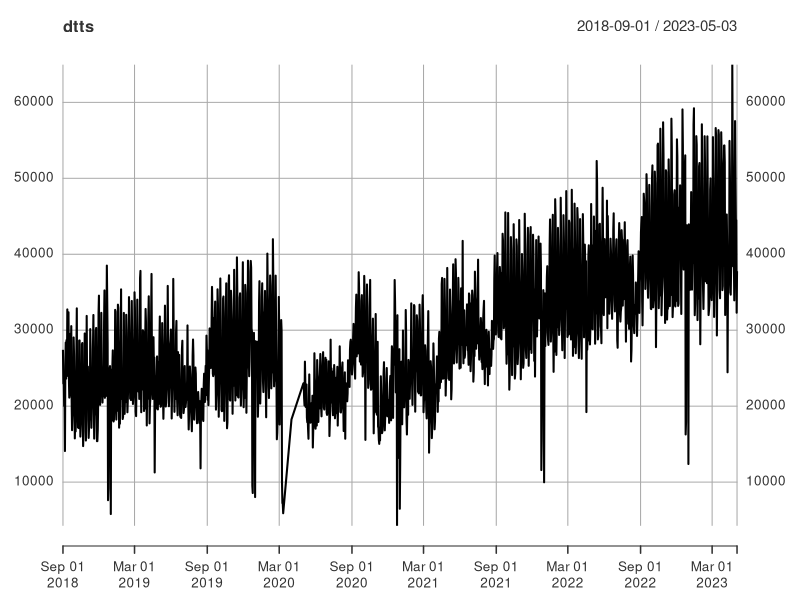
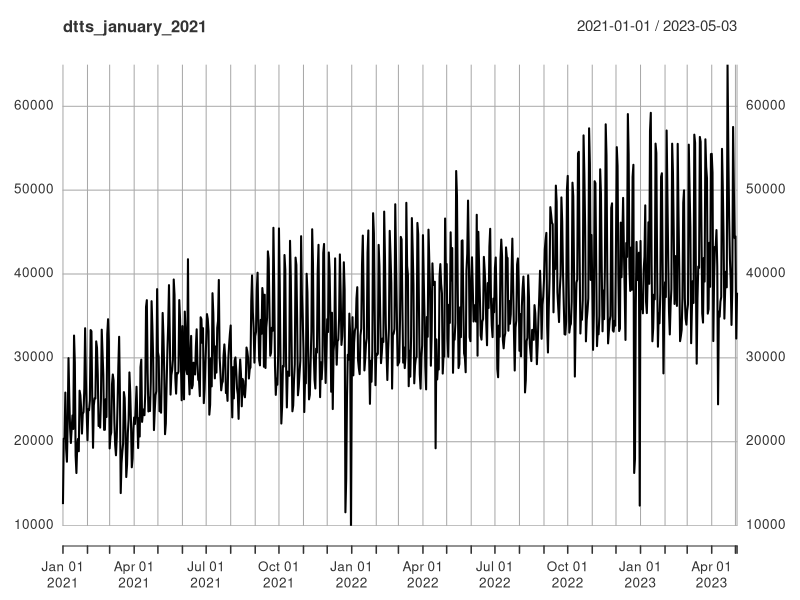
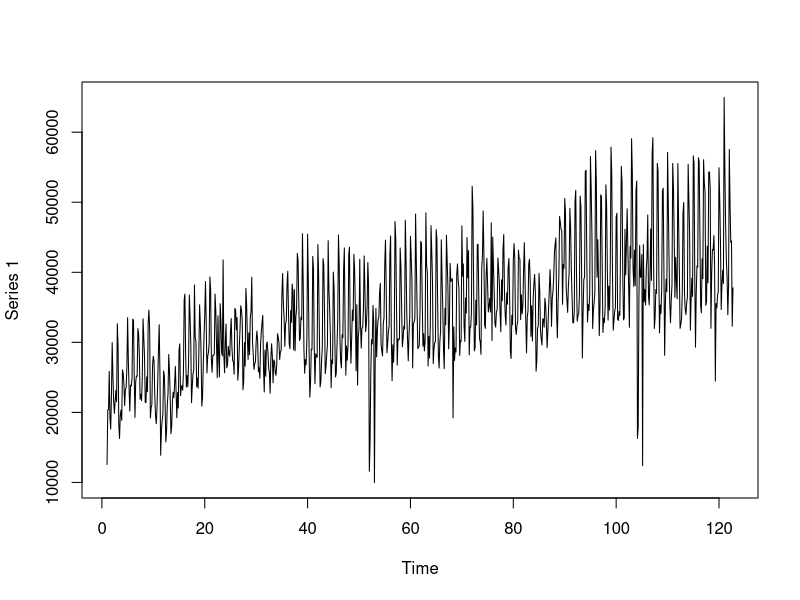
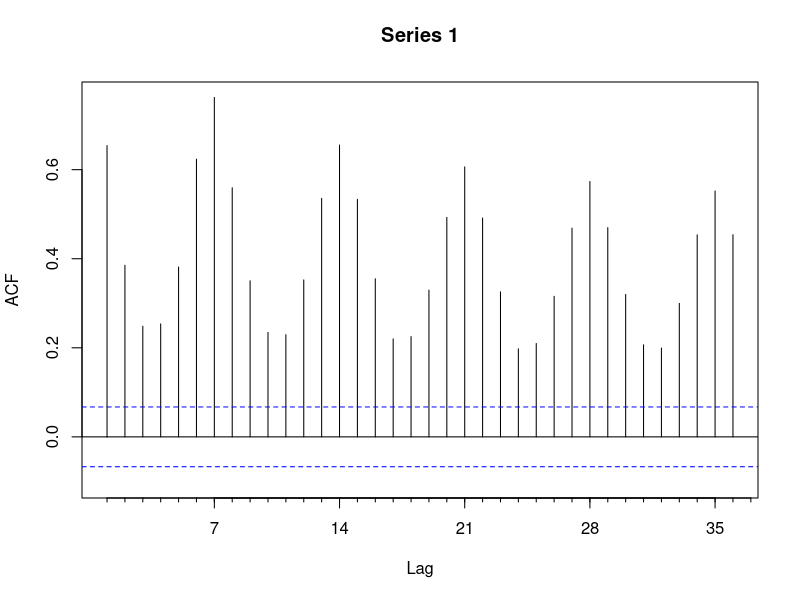
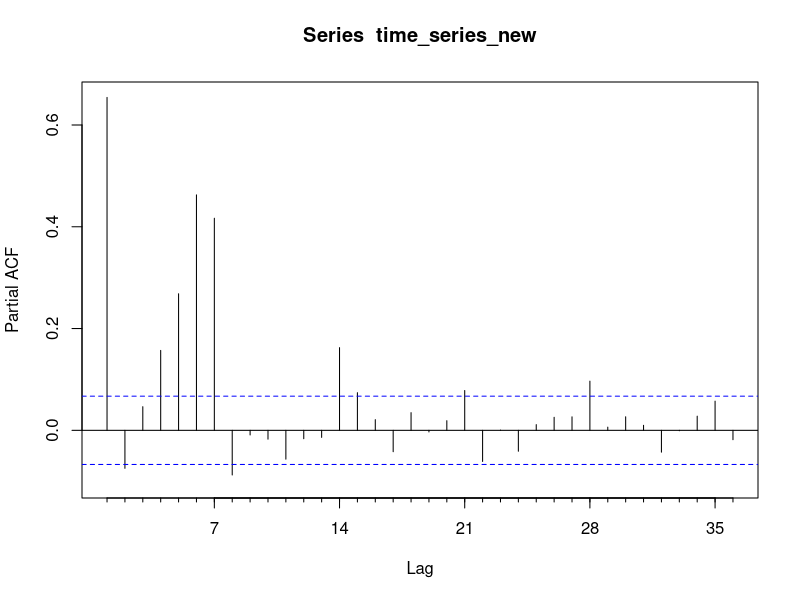
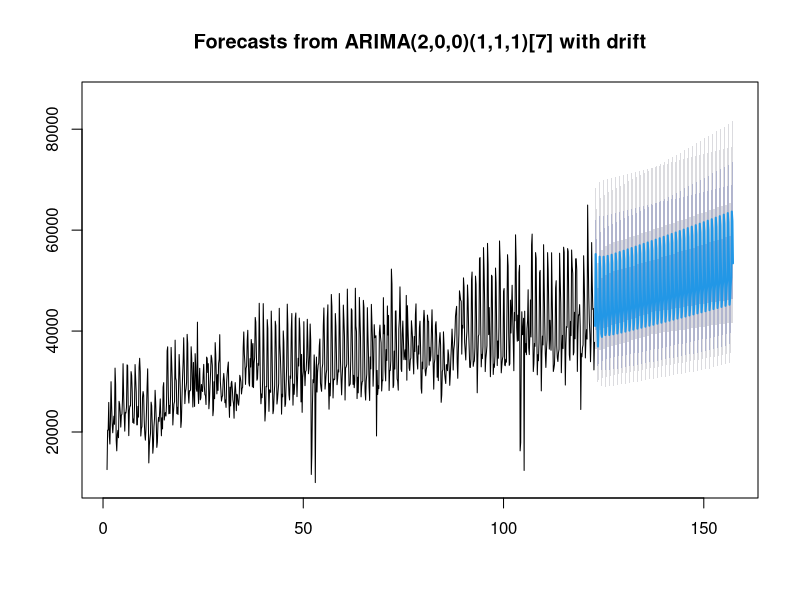
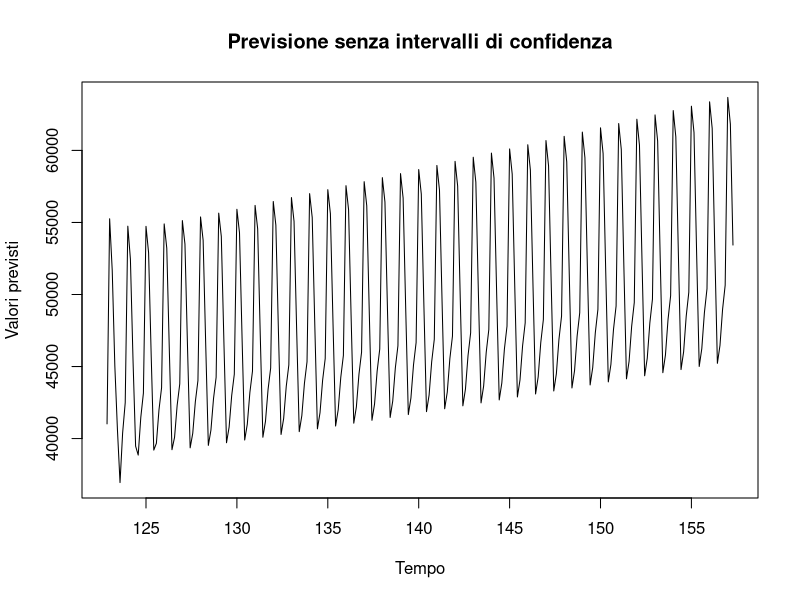
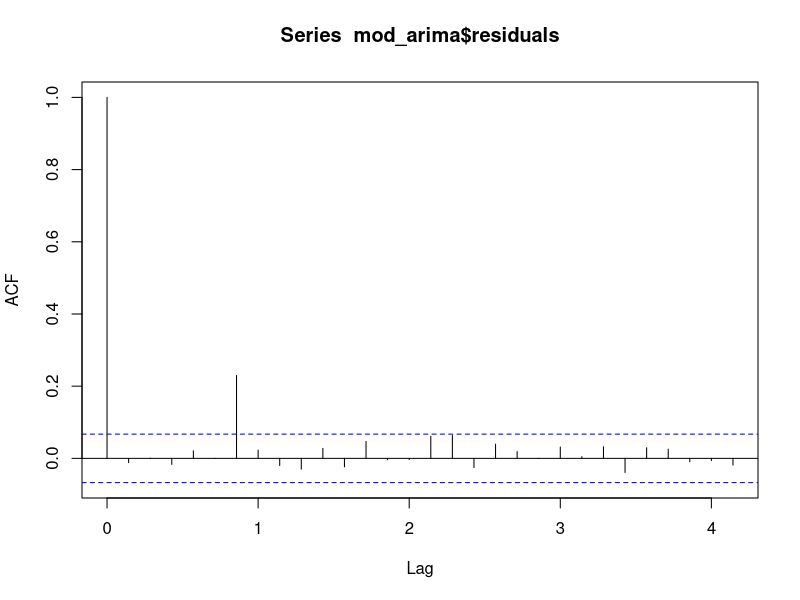

Write R code to recreate these figures, in order.
## ---- chunk 1
#Importo le librerie necessarie
library(xts)
library(forecast)
library(lubridate)
## ---- chunk 2
# Carica i dati dal file CSV
dt <- read.csv("R6.csv")

# Converti la colonna "Date" nel formato "YYYY-MM-DD"
dt$Date <- as.Date(dt$data, format = "%Y-%m-%d")

# Crea la serie storica con le date nel formato "YYYY-MM-DD" e i valori da LT_R6
dtts <- xts(
  dt$LT_R6, # Selezioniamo la colonna LT_R6 come dati sull'asse delle y
  dt$Date # Utilizziamo la colonna "Date" formattata come oggetti di data sull'asse delle x
)



# Plotta la serie storica
plot(dtts)

## ---- chunk 3
# Filtra la serie storica per il 2018
dtts_2018 <- dtts["2018-01-01/2018-12-31"]

# Filtra la serie storica per il 2019
dtts_2019 <- dtts["2019-01-01/2019-12-31"]

# Filtra la serie storica per il 2021
dtts_2021 <- dtts["2021-01-01/2021-12-31"]

# Filtra la serie storica per il 2022
dtts_2022 <- dtts["2022-01-01/2022-12-31"]

# Filtra la serie storica per il 2022
dtts_2023 <- dtts["2023-01-01/2023-12-31"]

# Calcola la media mensile per il 2018
monthly_mean_2018 <- apply.monthly(dtts_2018, FUN = mean)

# Calcola la media mensile per il 2019
monthly_mean_2019 <- apply.monthly(dtts_2019, FUN = mean)

# Calcola la media mensile per il 2019
monthly_mean_2021 <- apply.monthly(dtts_2021, FUN = mean)

# Calcola la media mensile per il 2019
monthly_mean_2022 <- apply.monthly(dtts_2022, FUN = mean)

# Calcola la media mensile per il 2019
monthly_mean_2023 <- apply.monthly(dtts_2023, FUN = mean)

# Estrai i mesi dai dati
months_2018 <- as.numeric(format(index(monthly_mean_2018), "%m"))
months_2019 <- as.numeric(format(index(monthly_mean_2019), "%m"))

# Trova gli indici dei mesi comuni tra il 2018 e il 2019
common_month_indices <- which(months_2018 %in% months_2019)

# Crea un vettore con il mese di riferimento e la media corrispondente per i mesi comuni
result_vector <- data.frame(
  "Mese" = months_2018[common_month_indices],
  "Media_2018" = as.vector(monthly_mean_2018[common_month_indices]),
  "Media_2019" = as.vector(monthly_mean_2019[common_month_indices])
)

# Calcola la differenza percentuale tra le medie del 2018 e del 2019 per lo stesso mese
result_vector$Differenza_Percentuale <- 
  ((result_vector$Media_2018 - result_vector$Media_2019) / result_vector$Media_2018)

# Calcola il valore massimo (in valore assoluto) delle differenze percentuali
max_diff_percent <- max(abs(result_vector$Differenza_Percentuale))

# Aggiungi colonne Tolleranza_Min e Tolleranza_Max
result_vector$Tolleranza <- max_diff_percent

print(result_vector)

## ---- chunk 4
#stabilisco la tolleranza sulla base di quello che ho scritto sopra
tolleranza <- result_vector$Media_2019 * result_vector$Tolleranza 

# Aggiungi i valori di tolleranza al dataset
result_vector$Tolleranza_Min_2019 <- abs(result_vector$Media_2019 - tolleranza)
result_vector$Tolleranza_Max_2019 <- result_vector$Media_2019 + tolleranza

print(result_vector)
## ---- chunk 5
# Estrai i mesi del 2019 che non erano presenti nel 2018
missing_months_2019 <- months_2019[!months_2019 %in% months_2018]

# Crea un nuovo dataframe dei dati con i mesi mancanti e le medie del 2019
missing_months_data <- data.frame(
  "Mese" = missing_months_2019,
  "Media_2018" = NA,  # Assegna NA ai mesi mancanti nel 2018
  "Media_2019" = monthly_mean_2019[!months_2019 %in% months_2018]
)

#stabilisco la tolleranza sulla base di quello che ho scritto sopra
tolleranza <- missing_months_data$Media_2019 * result_vector$Tolleranza

# Aggiungi i valori di tolleranza al dataset
missing_months_data$Tolleranza_Min_2019 <- abs(missing_months_data$Media_2019 - tolleranza)
missing_months_data$Tolleranza_Max_2019 <- missing_months_data$Media_2019 + tolleranza

print(missing_months_data)
## ---- chunk 6
# Estrai la colonna "Media_2019" da result_vector
result_vector_2019 <- result_vector[, c("Mese", "Media_2019", "Tolleranza_Min_2019", "Tolleranza_Max_2019")]

# Estrai le colonne "Media_2018" e "Media_2019" da missing_months_data
missing_data_2019 <- missing_months_data[, c("Mese", "Media_2019", "Tolleranza_Min_2019", "Tolleranza_Max_2019")]


# Concatena i due dataset
combined_data <- rbind(missing_data_2019, result_vector_2019)

# Aggiungi una colonna di numeri da 1 a 12 come indici
combined_data$Mese = 1:12


# Rimuovi l'indice implicito
rownames(combined_data) <- NULL

# Visualizza il dataset senza l'indice implicito
print(combined_data)
## ---- chunk 7
# Estrai il mese dalla data e crea un nuovo dataframe
monthly_mean_2021_new <- data.frame(
  "Mese" = as.integer(format(index(monthly_mean_2021), "%m")),
  "Media_2021" = coredata(monthly_mean_2021)
)
monthly_mean_2022_new <- data.frame(
  "Mese" = as.integer(format(index(monthly_mean_2022), "%m")),
  "Media_2022" = coredata(monthly_mean_2022)
)
monthly_mean_2023_new <- data.frame(
  "Mese" = as.integer(format(index(monthly_mean_2023), "%m")),
  "Media_2023" = coredata(monthly_mean_2023)
)

# Visualizza i nuovi dataframes
print(monthly_mean_2021_new)
print(monthly_mean_2022_new)
print(monthly_mean_2023_new)
## ---- chunk 8
# Verifica le lunghezze dei dataframe mensili
length_2021 <- nrow(monthly_mean_2021_new)
length_2022 <- nrow(monthly_mean_2022_new)

# Trova la lunghezza minima tra i dataframe
min_length <- min(length_2021, length_2022)

# Seleziona solo le prime 'min_length' righe da entrambi i dataframe
monthly_mean_2021_new <- monthly_mean_2021_new[1:min_length, ]
monthly_mean_2022_new <- monthly_mean_2022_new[1:min_length, ]
monthly_mean_2023_new <- monthly_mean_2023_new[1:5, ]
# Creazione di un nuovo dataframe per i confronti
confronti <- data.frame(  
  "Mese" = rep(1:12, times = 1),  # Mesi da 1 a 12 per due anni
  "Media_2021" = monthly_mean_2021_new$Media,
  "Media_2022" = monthly_mean_2022_new$Media,
  "Tolleranza_Min" = combined_data$Tolleranza_Min[1:min_length],
  "Tolleranza_Max" = combined_data$Tolleranza_Max[1:min_length]
)

confronti1 <- data.frame(
  "Anno" = rep(c(2023), each = 5),  # Ripeti l'anno per ogni mese
  "Mese" = rep(1:5, times = 1),  # Mesi da 1 a 12 per due anni
  "Media_2023" = monthly_mean_2023_new$Media,
  "Tolleranza_Min" = combined_data$Tolleranza_Min[1:5],
  "Tolleranza_Max" = combined_data$Tolleranza_Max[1:5]
)
# Aggiungi una colonna di confronto per ciascun anno
confronti$Confronto_2021 <- confronti$Media_2021 >= confronti$Tolleranza_Min & confronti$Media_2021 <= confronti$Tolleranza_Max
confronti$Confronto_2022 <- confronti$Media_2022 >= confronti$Tolleranza_Min & confronti$Media_2022 <= confronti$Tolleranza_Max

confronti1$Confronto_2023 <- confronti1$Media_2023 >= confronti1$Tolleranza_Min & confronti1$Media_2023 <= confronti1$Tolleranza_Max

# Visualizza il dataframe di confronto
print(confronti)
print(confronti1)
## ---- chunk 9
# Filtra la serie storica a partire da giugno 2021
dtts_january_2021 <- dtts["2021-01-01/"]
plot(dtts_january_2021)
## ---- chunk 10
time_series <- ts(dtts_january_2021, frequency=7)
plot(time_series)
## ---- chunk 11
time_series_new<-log(time_series)
time_series_new |> Acf(36)
time_series_new |> Pacf(36)
## ---- chunk 12
# let's try an AR(2)
library(forecast)
mod_arima <- Arima(time_series,
              c(2,0,0), # p, d, q 
              c(1,1,1), # P, D, Q D=1. because we have performed a seasonal difference
              include.constant =TRUE, #intercept
              lambda=0 #because log transformation
              )
mod_arima #with drift because constant and one seasonal difference
## ---- chunk 13
previsione <- forecast(mod_arima, h=242)
plot(previsione)
## ---- chunk 14
previsione <- forecast(mod_arima, h = 242)
plot(previsione$mean, type = "l", ylab = "Valori previsti", xlab = "Tempo", main = "Previsione senza intervalli di confidenza")
## ---- chunk 15
rmse2 <- sqrt(mean(mod_arima$residuals^2))
rmse2

mae2 <- mean(abs(mod_arima$residuals))
mae2

actual2 <- window(time_series, start = end(time_series) - length(mod_arima$residuals) + 1)

mape2 <- mean(abs((mod_arima$residuals / actual2) * 100), na.rm = TRUE)
mape2

shapiro_test2 <- shapiro.test(mod_arima$residuals)
shapiro_test2

acf_res2 <- acf(mod_arima$residuals)
pacf_res2 <- pacf(mod_arima$residuals)
## ---- chunk 16
# Parametri per la stagionalità
s <- 365.25
harm <- c(1)
freq <- outer(1:length(time_series_new), harm) * 2 * pi / s
co <- cos(freq)
si <- sin(freq)
colnames(co) <- paste0("cos", harm)
colnames(si) <- paste0("sin", harm)
X <- cbind(trend=1:length(time_series_new),co, si)

# Divisione in set di addestramento e test
train_size <- floor(length(time_series_new[1:730]))
train_y <- time_series_new[1:train_size]
train_X <- X[1:train_size, ]
test_y <- time_series_new[(train_size + 1):length(time_series_new)]
test_X <- X[(train_size + 1):length(time_series_new), ]

# Modello ARIMAX
mod_sin <- Arima(train_y,
              order = c(2, 0, 0),
              seasonal = list(order = c(1, 1, 1), period = 7),
              xreg = train_X,
              lambda = 0
)

# Riassunto del modello
summary(mod_sin)
## ---- chunk 17
# Esegui il forecast
forecast_result <- forecast(mod_sin, h = length(test_y), xreg = test_X)
length(test_y)
# Plot del risultato
plot(forecast_result)
## ---- chunk 18
# Esegui il forecast con visualizzazione dei valori reali
forecast_result <- forecast(mod_sin, h = length(test_y), xreg = test_X)

# Estrai le previsioni dal risultato del forecast
pred_values <- forecast_result$mean

# Plot del risultato con previsioni e valori reali
plot(pred_values, type = "l", col = "red", lty = 1, lwd = 2, ylim = range(c(pred_values, test_y)))
lines(length(train_y) + 1:length(test_y), test_y, col = "blue", type = "l", lty = 2, lwd = 2)
legend("topright", legend = c("Forecast", "Valori Reali"), col = c("red", "blue"), lty = 1:2, lwd = 2)

## ---- chunk 19
losses_mod_sin <- function(real, pred) {
  error <- real - pred
  ae <- abs(error)
  se <- error^2
  c(
    ME = mean(error),
    RMSE = sqrt(mean(se)),
    MAE = mean(ae),
    MPE = mean(error/real)*100,
    MAPE = mean(ae/real)*100
  )
}

losses_mod_sin(test_y, forecast_result$mean)

## ---- chunk 20
# Chiamata alla funzione losses e salvataggio dei risultati in un data frame
losses2_mod_sin <- data.frame(Arima2 = losses_mod_sin(test_y, forecast_result$mean))

# Visualizza il data frame
print(losses2_mod_sin)

## ---- chunk 21
plot(mod_sin$residuals)
# Ottenere gli indici dei residui con valore maggiore o uguale a 0.05 o minore o uguale a -0.05
indices_high_residues <- which(mod_sin$residuals >= 0.05 | mod_sin$residuals <= -0.05)
indices_high_residues
## ---- chunk 22
# Creazione di variabili dummy per i giorni specifici 
special_days <-indices_high_residues

# Creazione di variabili dummy
dummy_vars_train <- matrix(0, nrow = train_size, ncol = length(special_days))
dummy_vars_test <- matrix(0, nrow = length(test_y), ncol = length(special_days))

for (i in seq_along(special_days)) {
  day_index <- which(train_X[, "trend"] == special_days[i])
  dummy_vars_train[day_index, i] <- 1
  
  day_index_test <- which(test_X[, "trend"] == special_days[i])
  dummy_vars_test[day_index_test, i] <- 1
}

# Aggiunta delle variabili dummy al set di addestramento
train_X <- cbind(train_X, dummy_vars_train)

# Aggiunta delle variabili dummy al set di test
test_X <- cbind(test_X, dummy_vars_test)

mod_sin_dummy <- Arima(train_y,
                       order = c(2, 0, 0),
                       seasonal = list(order = c(1, 1, 1), period = 7),
                       xreg = train_X,
                       lambda = 0  # Puoi sperimentare con altri metodi
)

# Esegui il forecast
forecast_result <- forecast(mod_sin_dummy , h = length(test_y), xreg = test_X)
length(test_y)
# Plot del risultato
plot(forecast_result)
## ---- chunk 23
# Esegui il forecast con visualizzazione dei valori reali
forecast_result <- forecast(mod_sin_dummy, h = length(test_y), xreg = test_X)

# Estrai le previsioni dal risultato del forecast
pred_values <- forecast_result$mean

# Plot del risultato con previsioni e valori reali
plot(pred_values, type = "l", col = "red", lty = 1, lwd = 2, ylim = range(c(pred_values, test_y)))
lines(length(train_y) + 1:length(test_y), test_y, col = "blue", type = "l", lty = 2, lwd = 2)
legend("topright", legend = c("Forecast", "Valori Reali"), col = c("red", "blue"), lty = 1:2, lwd = 2)

## ---- chunk 24
plot(mod_sin_dummy$residuals) 
## ---- chunk 25
losses_mod_sin_dummy <- function(real, pred) {
  error <- real - pred
  ae <- abs(error)
  se <- error^2
  c(
    ME = mean(error),
    RMSE = sqrt(mean(se)),
    MAE = mean(ae),
    MPE = mean(error/real)*100,
    MAPE = mean(ae/real)*100
  )
}

losses_mod_sin_dummy(test_y, forecast_result$mean)

## ---- chunk 26
# Chiamata alla funzione losses e salvataggio dei risultati in un data frame
losses2_mod_sin_dummy <- data.frame(Arima2 = losses_mod_sin_dummy(test_y, forecast_result$mean))

# Visualizza il data frame
print(losses2_mod_sin_dummy)
## ---- chunk 27
# let's try an AR(3)
library(forecast)
mod_arima <- Arima(time_series,
              c(3,0,0), # p, d, q 
              c(1,1,1), # P, D, Q D=1. because we have performed a seasonal difference
              include.constant =TRUE, #intercept
              lambda=0 #because log transformation
              )
mod_arima #with drift because constant and one seasonal difference
## ---- chunk 28
previsione <- forecast(mod_arima, h=242)
plot(previsione)
## ---- chunk 29
previsione <- forecast(mod_arima, h = 242)
plot(previsione$mean, type = "l", ylab = "Valori previsti", xlab = "Tempo", main = "Previsione senza intervalli di confidenza")
## ---- chunk 30
rmse3 <- sqrt(mean(mod_arima$residuals^2))
rmse3

mae3 <- mean(abs(mod_arima$residuals))
mae3

actual3 <- window(time_series, start = end(time_series) - length(mod_arima$residuals) + 1)

mape3 <- mean(abs((mod_arima$residuals / actual3) * 100), na.rm = TRUE)
mape3

shapiro_test3 <- shapiro.test(mod_arima$residuals)
shapiro_test3

acf_res3 <- acf(mod_arima$residuals)
pacf_res3 <- pacf(mod_arima$residuals)
## ---- chunk 31
# Parametri per la stagionalità
s <- 365.25
harm <- c(1) # passo da 3 a 2 sinusoidi, altrimenti mi produce dei nans
freq <- outer(1:length(time_series_new), harm) * 2 * pi / s
co <- cos(freq)
si <- sin(freq)
colnames(co) <- paste0("cos", harm)
colnames(si) <- paste0("sin", harm)
X <- cbind(trend=1:length(time_series_new),co, si)

# Divisione in set di addestramento e test
train_size <- floor(length(time_series_new[1:730]))
train_y <- time_series_new[1:train_size]
train_X <- X[1:train_size, ]
test_y <- time_series_new[(train_size + 1):length(time_series_new)]
test_X <- X[(train_size + 1):length(time_series_new), ]

# Modello ARIMAX
mod_sin <- Arima(train_y,
              order = c(3, 0, 0),
              seasonal = list(order = c(1, 1, 1), period = 7),
              xreg = train_X,
              lambda = 0
)

# Riassunto del modello
summary(mod_sin)


## ---- chunk 32
# Esegui il forecast
forecast_result <- forecast(mod_sin, h = length(test_y), xreg = test_X)
length(test_y)
# Plot del risultato
plot(forecast_result)
## ---- chunk 33
# Esegui il forecast con visualizzazione dei valori reali
forecast_result <- forecast(mod_sin, h = length(test_y), xreg = test_X)

# Estrai le previsioni dal risultato del forecast
pred_values <- forecast_result$mean

# Plot del risultato con previsioni e valori reali
plot(pred_values, type = "l", col = "red", lty = 1, lwd = 2, ylim = range(c(pred_values, test_y)))
lines(length(train_y) + 1:length(test_y), test_y, col = "blue", type = "l", lty = 2, lwd = 2)
legend("topright", legend = c("Forecast", "Valori Reali"), col = c("red", "blue"), lty = 1:2, lwd = 2)

## ---- chunk 34
losses_mod_sin <- function(real, pred) {
  error <- real - pred
  ae <- abs(error)
  se <- error^2
  c(
    ME = mean(error),
    RMSE = sqrt(mean(se)),
    MAE = mean(ae),
    MPE = mean(error/real)*100,
    MAPE = mean(ae/real)*100
  )
}

losses_mod_sin(test_y, forecast_result$mean)

## ---- chunk 35
# Chiamata alla funzione losses e salvataggio dei risultati in un data frame
losses3_mod_sin<- data.frame(Arima3 = losses_mod_sin(test_y, forecast_result$mean))

# Visualizza il data frame
print(losses3_mod_sin)

## ---- chunk 36
plot(mod_sin$residuals)
# Ottenere gli indici dei residui con valore maggiore o uguale a 0.05 o minore o uguale a -0.05
indices_high_residues <- which(mod_sin$residuals >= 0.05 | mod_sin$residuals <= -0.05)
indices_high_residues
## ---- chunk 37
# Creazione di variabili dummy per i giorni specifici 
special_days <-indices_high_residues

# Creazione di variabili dummy
dummy_vars_train <- matrix(0, nrow = train_size, ncol = length(special_days))
dummy_vars_test <- matrix(0, nrow = length(test_y), ncol = length(special_days))

for (i in seq_along(special_days)) {
  day_index <- which(train_X[, "trend"] == special_days[i])
  dummy_vars_train[day_index, i] <- 1
  
  day_index_test <- which(test_X[, "trend"] == special_days[i])
  dummy_vars_test[day_index_test, i] <- 1
}

# Aggiunta delle variabili dummy al set di addestramento
train_X <- cbind(train_X, dummy_vars_train)

# Aggiunta delle variabili dummy al set di test
test_X <- cbind(test_X, dummy_vars_test)

mod_sin_dummy <- Arima(train_y,
                       order = c(3, 0, 0),
                       seasonal = list(order = c(1, 1, 1), period = 7),
                       xreg = train_X,
                       lambda = 0  # Puoi sperimentare con altri metodi
)

# Esegui il forecast
forecast_result <- forecast(mod_sin_dummy , h = length(test_y), xreg = test_X)
length(test_y)
# Plot del risultato
plot(forecast_result)
## ---- chunk 38
# Esegui il forecast con visualizzazione dei valori reali
forecast_result <- forecast(mod_sin_dummy, h = length(test_y), xreg = test_X)

# Estrai le previsioni dal risultato del forecast
pred_values <- forecast_result$mean

# Plot del risultato con previsioni e valori reali
plot(pred_values, type = "l", col = "red", lty = 1, lwd = 2, ylim = range(c(pred_values, test_y)))
lines(length(train_y) + 1:length(test_y), test_y, col = "blue", type = "l", lty = 2, lwd = 2)
legend("topright", legend = c("Forecast", "Valori Reali"), col = c("red", "blue"), lty = 1:2, lwd = 2)

## ---- chunk 39
plot(mod_sin_dummy$residuals) 
## ---- chunk 40
losses_mod_sin_dummy <- function(real, pred) {
  error <- real - pred
  ae <- abs(error)
  se <- error^2
  c(
    ME = mean(error),
    RMSE = sqrt(mean(se)),
    MAE = mean(ae),
    MPE = mean(error/real)*100,
    MAPE = mean(ae/real)*100
  )
}

losses_mod_sin_dummy(test_y, forecast_result$mean)

## ---- chunk 41
# Chiamata alla funzione losses e salvataggio dei risultati in un data frame
losses3_mod_sin_dummy <- data.frame(Arima3 = losses_mod_sin_dummy(test_y, forecast_result$mean))

# Visualizza il data frame
print(losses3_mod_sin_dummy)
## ---- chunk 42
# let's try an AR(4)
library(forecast)
mod_arima <- Arima(time_series,
              c(4,0,0), # p, d, q 
              c(1,1,1), # P, D, Q D=1. because we have performed a seasonal difference
              include.constant =TRUE, #intercept
              lambda=0 #because log transformation
              )
mod_arima #with drift because constant and one seasonal difference
## ---- chunk 43
previsione <- forecast(mod_arima, h=242)
plot(previsione)
## ---- chunk 44
previsione <- forecast(mod_arima, h = 242)
plot(previsione$mean, type = "l", ylab = "Valori previsti", xlab = "Tempo", main = "Previsione senza intervalli di confidenza")
## ---- chunk 45
rmse4 <- sqrt(mean(mod_arima$residuals^2))
rmse4

mae4 <- mean(abs(mod_arima$residuals))
mae4

actual4 <- window(time_series, start = end(time_series) - length(mod_arima$residuals) + 1)

mape4 <- mean(abs((mod_arima$residuals / actual4) * 100), na.rm = TRUE)
mape4

shapiro_test4 <- shapiro.test(mod_arima$residuals)
shapiro_test4

acf_res4 <- acf(mod_arima$residuals)
pacf_res4 <- pacf(mod_arima$residuals)
## ---- chunk 46
# Parametri per la stagionalità
s <- 365.25
harm <- c(1) # passo da 2 sinusoidi a 1 perché altrimenti vengono prodotti valori mancanti
freq <- outer(1:length(time_series_new), harm) * 2 * pi / s
co <- cos(freq)
si <- sin(freq)
colnames(co) <- paste0("cos", harm)
colnames(si) <- paste0("sin", harm)
X <- cbind(trend=1:length(time_series_new),co, si)

# Divisione in set di addestramento e test
train_size <- floor(length(time_series_new[1:730]))
train_y <- time_series_new[1:train_size]
train_X <- X[1:train_size, ]
test_y <- time_series_new[(train_size + 1):length(time_series_new)]
test_X <- X[(train_size + 1):length(time_series_new), ]

# Modello ARIMAX
mod_sin <- Arima(train_y,
              order = c(4, 0, 0),
              seasonal = list(order = c(1, 1, 1), period = 7),
              xreg = train_X,
              lambda = 0
)

# Riassunto del modello
summary(mod_sin)


## ---- chunk 47
# Esegui il forecast
forecast_result <- forecast(mod_sin, h = length(test_y), xreg = test_X)
length(test_y)
# Plot del risultato
plot(forecast_result)
## ---- chunk 48
# Esegui il forecast con visualizzazione dei valori reali
forecast_result <- forecast(mod_sin, h = length(test_y), xreg = test_X)

# Estrai le previsioni dal risultato del forecast
pred_values <- forecast_result$mean

# Plot del risultato con previsioni e valori reali
plot(pred_values, type = "l", col = "red", lty = 1, lwd = 2, ylim = range(c(pred_values, test_y)))
lines(length(train_y) + 1:length(test_y), test_y, col = "blue", type = "l", lty = 2, lwd = 2)
legend("topright", legend = c("Forecast", "Valori Reali"), col = c("red", "blue"), lty = 1:2, lwd = 2)

## ---- chunk 49
losses_mod_sin <- function(real, pred) {
  error <- real - pred
  ae <- abs(error)
  se <- error^2
  c(
    ME = mean(error),
    RMSE = sqrt(mean(se)),
    MAE = mean(ae),
    MPE = mean(error/real)*100,
    MAPE = mean(ae/real)*100
  )
}

losses_mod_sin(test_y, forecast_result$mean)
## ---- chunk 50
# Chiamata alla funzione losses e salvataggio dei risultati in un data frame
losses4_mod_sin <- data.frame(Arima4 = losses_mod_sin(test_y, forecast_result$mean))

# Visualizza il data frame
print(losses4_mod_sin)

## ---- chunk 51
plot(mod_sin$residuals)
# Ottenere gli indici dei residui con valore maggiore o uguale a 0.05 o minore o uguale a -0.05
indices_high_residues <- which(mod_sin$residuals >= 0.05 | mod_sin$residuals <= -0.05)
indices_high_residues
## ---- chunk 52
# Creazione di variabili dummy per i giorni specifici 
special_days <-indices_high_residues

# Creazione di variabili dummy
dummy_vars_train <- matrix(0, nrow = train_size, ncol = length(special_days))
dummy_vars_test <- matrix(0, nrow = length(test_y), ncol = length(special_days))

for (i in seq_along(special_days)) {
  day_index <- which(train_X[, "trend"] == special_days[i])
  dummy_vars_train[day_index, i] <- 1
  
  day_index_test <- which(test_X[, "trend"] == special_days[i])
  dummy_vars_test[day_index_test, i] <- 1
}

# Aggiunta delle variabili dummy al set di addestramento
train_X <- cbind(train_X, dummy_vars_train)

# Aggiunta delle variabili dummy al set di test
test_X <- cbind(test_X, dummy_vars_test)

mod_sin_dummy <- Arima(train_y,
                       order = c(4, 0, 0),
                       seasonal = list(order = c(1, 1, 1), period = 7),
                       xreg = train_X,
                       lambda = 0  # Puoi sperimentare con altri metodi
)

# Esegui il forecast
forecast_result <- forecast(mod_sin_dummy , h = length(test_y), xreg = test_X)
length(test_y)
# Plot del risultato
plot(forecast_result)
## ---- chunk 53
# Esegui il forecast con visualizzazione dei valori reali
forecast_result <- forecast(mod_sin_dummy, h = length(test_y), xreg = test_X)

# Estrai le previsioni dal risultato del forecast
pred_values <- forecast_result$mean

# Plot del risultato con previsioni e valori reali
plot(pred_values, type = "l", col = "red", lty = 1, lwd = 2, ylim = range(c(pred_values, test_y)))
lines(length(train_y) + 1:length(test_y), test_y, col = "blue", type = "l", lty = 2, lwd = 2)
legend("topright", legend = c("Forecast", "Valori Reali"), col = c("red", "blue"), lty = 1:2, lwd = 2)

## ---- chunk 54
plot(mod_sin_dummy$residuals) 
## ---- chunk 55
losses_mod_sin_dummy <- function(real, pred) {
  error <- real - pred
  ae <- abs(error)
  se <- error^2
  c(
    ME = mean(error),
    RMSE = sqrt(mean(se)),
    MAE = mean(ae),
    MPE = mean(error/real)*100,
    MAPE = mean(ae/real)*100
  )
}

losses_mod_sin_dummy(test_y, forecast_result$mean)

## ---- chunk 56
# Chiamata alla funzione losses e salvataggio dei risultati in un data frame
losses4_mod_sin_dummy <- data.frame(Arima4 = losses_mod_sin_dummy(test_y, forecast_result$mean))

# Visualizza il data frame
print(losses4_mod_sin_dummy)
## ---- chunk 57
# let's try an AR(5)
library(forecast)
mod_arima <- Arima(time_series,
              c(5,0,0), # p, d, q 
              c(1,1,1), # P, D, Q D=1. because we have performed a seasonal difference
              include.constant =TRUE, #intercept
              lambda=0 #because log transformation
              )
mod_arima #with drift because constant and one seasonal difference
## ---- chunk 58
previsione <- forecast(mod_arima, h=242)
plot(previsione)
## ---- chunk 59
previsione <- forecast(mod_arima, h = 242)
plot(previsione$mean, type = "l", ylab = "Valori previsti", xlab = "Tempo", main = "Previsione senza intervalli di confidenza")
## ---- chunk 60
rmse5 <- sqrt(mean(mod_arima$residuals^2))
rmse5

mae5 <- mean(abs(mod_arima$residuals))
mae5

actual5 <- window(time_series, start = end(time_series) - length(mod_arima$residuals) + 1)

mape5 <- mean(abs((mod_arima$residuals / actual5) * 100), na.rm = TRUE)
mape5

shapiro_test5 <- shapiro.test(mod_arima$residuals)
shapiro_test5

acf_res5 <- acf(mod_arima$residuals)
pacf_res5 <- pacf(mod_arima$residuals)
## ---- chunk 61
# Parametri per la stagionalità
s <- 365.25
harm <- c(1) # passo da 2 sinusoidi a 1 perché altrimenti vengono prodotti valori mancanti
freq <- outer(1:length(time_series_new), harm) * 2 * pi / s
co <- cos(freq)
si <- sin(freq)
colnames(co) <- paste0("cos", harm)
colnames(si) <- paste0("sin", harm)
X <- cbind(trend=1:length(time_series_new),co, si)

# Divisione in set di addestramento e test
train_size <- floor(length(time_series_new[1:730]))
train_y <- time_series_new[1:train_size]
train_X <- X[1:train_size, ]
test_y <- time_series_new[(train_size + 1):length(time_series_new)]
test_X <- X[(train_size + 1):length(time_series_new), ]

# Modello ARIMAX
mod_sin <- Arima(train_y,
              order = c(5, 0, 0),
              seasonal = list(order = c(1, 1, 1), period = 7),
              xreg = train_X,
              lambda = 0
)

# Riassunto del modello
summary(mod_sin)


## ---- chunk 62
# Esegui il forecast
forecast_result <- forecast(mod_sin, h = length(test_y), xreg = test_X)
length(test_y)
# Plot del risultato
plot(forecast_result)
## ---- chunk 63
# Esegui il forecast con visualizzazione dei valori reali
forecast_result <- forecast(mod_sin, h = length(test_y), xreg = test_X)

# Estrai le previsioni dal risultato del forecast
pred_values <- forecast_result$mean

# Plot del risultato con previsioni e valori reali
plot(pred_values, type = "l", col = "red", lty = 1, lwd = 2, ylim = range(c(pred_values, test_y)))
lines(length(train_y) + 1:length(test_y), test_y, col = "blue", type = "l", lty = 2, lwd = 2)
legend("topright", legend = c("Forecast", "Valori Reali"), col = c("red", "blue"), lty = 1:2, lwd = 2)

## ---- chunk 64
losses_mod_sin <- function(real, pred) {
  error <- real - pred
  ae <- abs(error)
  se <- error^2
  c(
    ME = mean(error),
    RMSE = sqrt(mean(se)),
    MAE = mean(ae),
    MPE = mean(error/real)*100,
    MAPE = mean(ae/real)*100
  )
}

losses_mod_sin(test_y, forecast_result$mean)

## ---- chunk 65
# Chiamata alla funzione losses e salvataggio dei risultati in un data frame
losses5_mod_sin <- data.frame(Arima5 = losses_mod_sin(test_y, forecast_result$mean))

# Visualizza il data frame
print(losses5_mod_sin)
## ---- chunk 66
plot(mod_sin$residuals)
# Ottenere gli indici dei residui con valore maggiore o uguale a 0.05 o minore o uguale a -0.05
indices_high_residues <- which(mod_sin$residuals >= 0.05 | mod_sin$residuals <= -0.05)
indices_high_residues
## ---- chunk 67
# Creazione di variabili dummy per i giorni specifici 
special_days <-indices_high_residues

# Creazione di variabili dummy
dummy_vars_train <- matrix(0, nrow = train_size, ncol = length(special_days))
dummy_vars_test <- matrix(0, nrow = length(test_y), ncol = length(special_days))

for (i in seq_along(special_days)) {
  day_index <- which(train_X[, "trend"] == special_days[i])
  dummy_vars_train[day_index, i] <- 1
  
  day_index_test <- which(test_X[, "trend"] == special_days[i])
  dummy_vars_test[day_index_test, i] <- 1
}

# Aggiunta delle variabili dummy al set di addestramento
train_X <- cbind(train_X, dummy_vars_train)

# Aggiunta delle variabili dummy al set di test
test_X <- cbind(test_X, dummy_vars_test)

mod_sin_dummy <- Arima(train_y,
                       order = c(5, 0, 0),
                       seasonal = list(order = c(1, 1, 1), period = 7),
                       xreg = train_X,
                       lambda = 0  # Puoi sperimentare con altri metodi
)

# Esegui il forecast
forecast_result <- forecast(mod_sin_dummy , h = length(test_y), xreg = test_X)
length(test_y)
# Plot del risultato
plot(forecast_result)
## ---- chunk 68
# Esegui il forecast con visualizzazione dei valori reali
forecast_result <- forecast(mod_sin_dummy, h = length(test_y), xreg = test_X)

# Estrai le previsioni dal risultato del forecast
pred_values <- forecast_result$mean

# Plot del risultato con previsioni e valori reali
plot(pred_values, type = "l", col = "red", lty = 1, lwd = 2, ylim = range(c(pred_values, test_y)))
lines(length(train_y) + 1:length(test_y), test_y, col = "blue", type = "l", lty = 2, lwd = 2)
legend("topright", legend = c("Forecast", "Valori Reali"), col = c("red", "blue"), lty = 1:2, lwd = 2)

## ---- chunk 69
plot(mod_sin_dummy$residuals) 
## ---- chunk 70
losses_mod_sin_dummy <- function(real, pred) {
  error <- real - pred
  ae <- abs(error)
  se <- error^2
  c(
    ME = mean(error),
    RMSE = sqrt(mean(se)),
    MAE = mean(ae),
    MPE = mean(error/real)*100,
    MAPE = mean(ae/real)*100
  )
}

losses_mod_sin_dummy(test_y, forecast_result$mean)

## ---- chunk 71
# Chiamata alla funzione losses e salvataggio dei risultati in un data frame
losses5_mod_sin_dummy <- data.frame(Arima5 = losses_mod_sin_dummy(test_y, forecast_result$mean))

# Visualizza il data frame
print(losses5_mod_sin_dummy)
## ---- chunk 72
# let's try an AR(2)
library(forecast)
mod_arima <- Arima(time_series,
              c(6,0,0), # p, d, q 
              c(1,1,1), # P, D, Q D=1. because we have performed a seasonal difference
              include.constant =TRUE, #intercept
              lambda=0 #because log transformation
              )
mod_arima #with drift because constant and one seasonal difference
## ---- chunk 73
previsione <- forecast(mod_arima, h=242)
plot(previsione)
## ---- chunk 74
previsione <- forecast(mod_arima, h = 242)
plot(previsione$mean, type = "l", ylab = "Valori previsti", xlab = "Tempo", main = "Previsione senza intervalli di confidenza")
## ---- chunk 75
rmse6 <- sqrt(mean(mod_arima$residuals^2))
rmse6

mae6 <- mean(abs(mod_arima$residuals))
mae6

actual6 <- window(time_series, start = end(time_series) - length(mod_arima$residuals) + 1)

mape6 <- mean(abs((mod_arima$residuals / actual6) * 100), na.rm = TRUE)
mape6

shapiro_test6 <- shapiro.test(mod_arima$residuals)
shapiro_test6

acf_res6 <- acf(mod_arima$residuals)
pacf_res6 <- pacf(mod_arima$residuals)
## ---- chunk 76
# Parametri per la stagionalità
s <- 365.25
harm <- c(1,2)
freq <- outer(1:length(time_series_new), harm) * 2 * pi / s
co <- cos(freq)
si <- sin(freq)
colnames(co) <- paste0("cos", harm)
colnames(si) <- paste0("sin", harm)
X <- cbind(trend=1:length(time_series_new),co, si)

# Divisione in set di addestramento e test
train_size <- floor(length(time_series_new[1:730]))
train_y <- time_series_new[1:train_size]
train_X <- X[1:train_size, ]
test_y <- time_series_new[(train_size + 1):length(time_series_new)]
test_X <- X[(train_size + 1):length(time_series_new), ]

# Modello ARIMAX
mod_sin <- Arima(train_y,
              order = c(6, 0, 0),
              seasonal = list(order = c(1, 1, 1), period = 7),
              xreg = train_X,
              lambda = 0
)

# Riassunto del modello
summary(mod_sin)


## ---- chunk 77
# Esegui il forecast
forecast_result <- forecast(mod_sin, h = length(test_y), xreg = test_X)
length(test_y)
# Plot del risultato
plot(forecast_result)
## ---- chunk 78
# Esegui il forecast con visualizzazione dei valori reali
forecast_result <- forecast(mod_sin, h = length(test_y), xreg = test_X)

# Estrai le previsioni dal risultato del forecast
pred_values <- forecast_result$mean

# Plot del risultato con previsioni e valori reali
plot(pred_values, type = "l", col = "red", lty = 1, lwd = 2, ylim = range(c(pred_values, test_y)))
lines(length(train_y) + 1:length(test_y), test_y, col = "blue", type = "l", lty = 2, lwd = 2)
legend("topright", legend = c("Forecast", "Valori Reali"), col = c("red", "blue"), lty = 1:2, lwd = 2)

## ---- chunk 79
losses_mod_sin <- function(real, pred) {
  error <- real - pred
  ae <- abs(error)
  se <- error^2
  c(
    ME = mean(error),
    RMSE = sqrt(mean(se)),
    MAE = mean(ae),
    MPE = mean(error/real)*100,
    MAPE = mean(ae/real)*100
  )
}

losses_mod_sin(test_y, forecast_result$mean)

## ---- chunk 80
# Chiamata alla funzione losses e salvataggio dei risultati in un data frame
losses6_mod_sin <- data.frame(Arima6 = losses_mod_sin(test_y, forecast_result$mean))

# Visualizza il data frame
print(losses6_mod_sin)
## ---- chunk 81
plot(mod_sin$residuals)
# Ottenere gli indici dei residui con valore maggiore o uguale a 0.05 o minore o uguale a -0.05
indices_high_residues <- which(mod_sin$residuals >= 0.05 | mod_sin$residuals <= -0.05)
indices_high_residues
## ---- chunk 82
# Creazione di variabili dummy per i giorni specifici 
special_days <-indices_high_residues

# Creazione di variabili dummy
dummy_vars_train <- matrix(0, nrow = train_size, ncol = length(special_days))
dummy_vars_test <- matrix(0, nrow = length(test_y), ncol = length(special_days))

for (i in seq_along(special_days)) {
  day_index <- which(train_X[, "trend"] == special_days[i])
  dummy_vars_train[day_index, i] <- 1
  
  day_index_test <- which(test_X[, "trend"] == special_days[i])
  dummy_vars_test[day_index_test, i] <- 1
}

# Aggiunta delle variabili dummy al set di addestramento
train_X <- cbind(train_X, dummy_vars_train)

# Aggiunta delle variabili dummy al set di test
test_X <- cbind(test_X, dummy_vars_test)

mod_sin_dummy <- Arima(train_y,
                       order = c(6, 0, 0),
                       seasonal = list(order = c(1, 1, 1), period = 7),
                       xreg = train_X,
                       lambda = 0  # Puoi sperimentare con altri metodi
)

# Esegui il forecast
forecast_result <- forecast(mod_sin_dummy , h = length(test_y), xreg = test_X)
length(test_y)
# Plot del risultato
plot(forecast_result)
## ---- chunk 83
# Esegui il forecast con visualizzazione dei valori reali
forecast_result <- forecast(mod_sin_dummy, h = length(test_y), xreg = test_X)

# Estrai le previsioni dal risultato del forecast
pred_values <- forecast_result$mean

# Plot del risultato con previsioni e valori reali
plot(pred_values, type = "l", col = "red", lty = 1, lwd = 2, ylim = range(c(pred_values, test_y)))
lines(length(train_y) + 1:length(test_y), test_y, col = "blue", type = "l", lty = 2, lwd = 2)
legend("topright", legend = c("Forecast", "Valori Reali"), col = c("red", "blue"), lty = 1:2, lwd = 2)

## ---- chunk 84
plot(mod_sin_dummy$residuals) 
## ---- chunk 85
losses_mod_sin_dummy <- function(real, pred) {
  error <- real - pred
  ae <- abs(error)
  se <- error^2
  c(
    ME = mean(error),
    RMSE = sqrt(mean(se)),
    MAE = mean(ae),
    MPE = mean(error/real)*100,
    MAPE = mean(ae/real)*100
  )
}

losses_mod_sin_dummy(test_y, forecast_result$mean)

## ---- chunk 86
# Chiamata alla funzione losses e salvataggio dei risultati in un data frame
losses6_mod_sin_dummy <- data.frame(Arima6 = losses_mod_sin_dummy(test_y, forecast_result$mean))

# Visualizza il data frame
print(losses6_mod_sin_dummy)

## ---- chunk 87
# Crea un dataframe con i risultati
risultati <- data.frame(
  Modello = c("ARIMA2", "ARIMA3", "ARIMA4", "ARIMA5", "ARIMA6"),
  RMSE = c(rmse2, rmse3, rmse4, rmse5, rmse6),
  MAE = c(mae2, mae3, mae4, mae5, mae6),
  MAPE = c(mape2, mape3, mape4, mape5, mape6)
)
risultati
## ---- chunk 88
results1 <- data.frame( losses2_mod_sin, losses3_mod_sin, losses4_mod_sin, losses5_mod_sin, losses6_mod_sin)

# Visualizziamo la tabella
print(results1)
## ---- chunk 89
results2 <- data.frame( losses2_mod_sin_dummy, losses3_mod_sin_dummy, losses4_mod_sin_dummy, losses5_mod_sin_dummy, losses6_mod_sin_dummy)

# Visualizziamo la tabella
print(results2)
